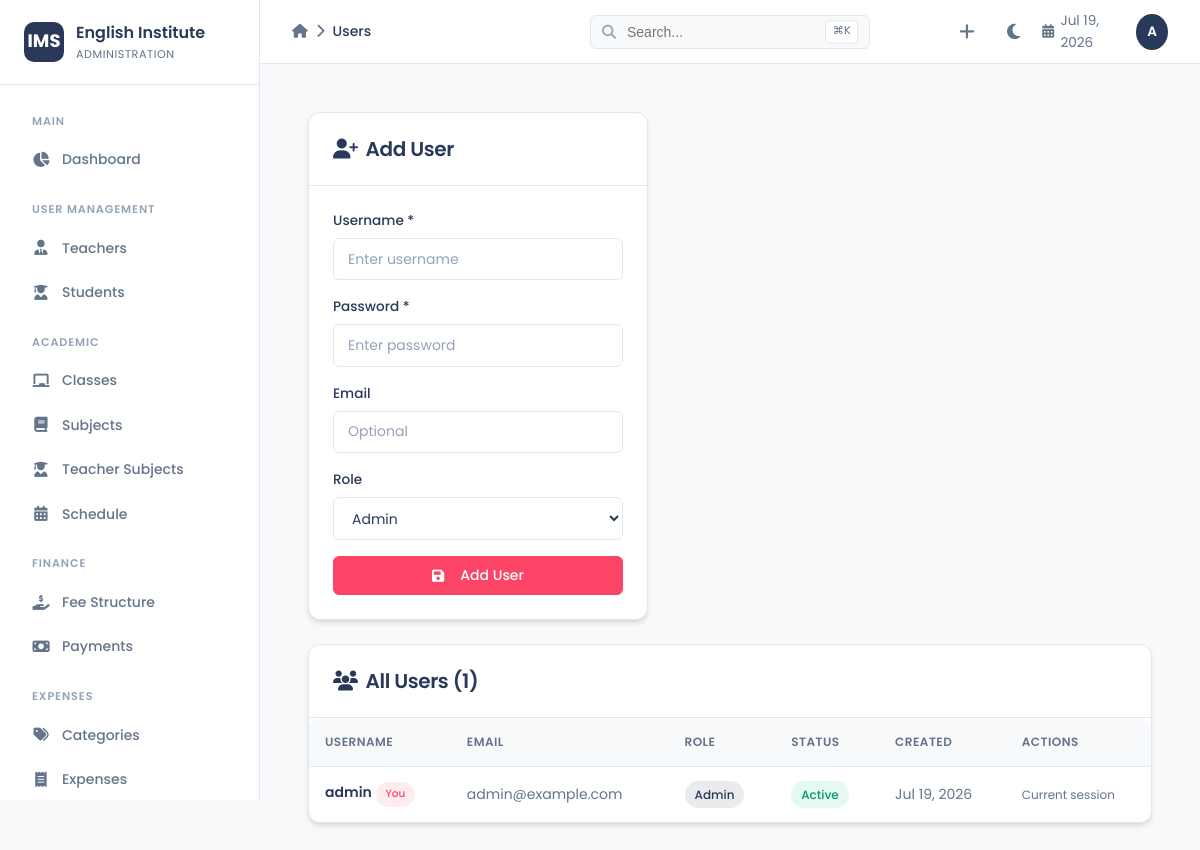
/users.php (signed in), run on the app's committed database.
### tables this page shows
CREATE TABLE IF NOT EXISTS users (
    id INT PRIMARY KEY AUTO_INCREMENT,
    username VARCHAR(50) NOT NULL UNIQUE,
    password VARCHAR(255) NOT NULL,
    role ENUM('admin') NOT NULL DEFAULT 'admin',
    email VARCHAR(100),
    phone VARCHAR(20),
    status ENUM('active', 'inactive') DEFAULT 'active',
    created_at TIMESTAMP DEFAULT CURRENT_TIMESTAMP
);

### users.php (the view, shortened to what this page needs)
<?php
$db = getDB();
$currentUserId = $_SESSION['admin_id'] ?? 1;
$users = $db->query("SELECT * FROM users ORDER BY created_at DESC")->fetchAll();
require_once 'header.php';
?>
<div class="d-flex flex-wrap" style="gap:1.5rem;">
    <div style="flex:1;min-width:280px;max-width:340px;">
        <div class="card">
            <div class="card-header"><h3><i class="fas fa-user-plus mr-2" style="color:var(--primary);"></i>Add User</h3></div>
            <div class="card-body">
                <form method="POST">
                    <div class="form-group">
                        <label class="form-label">Username *</label>
                        <input type="text" name="username" class="form-control" placeholder="Enter username" required>
                    </div>
                    <div class="form-group">
                        <label class="form-label">Password *</label>
                        <input type="password" name="password" class="form-control" placeholder="Enter password" required>
                    </div>
                    <div class="form-group">
                        <label class="form-label">Email</label>
                        <input type="email" name="email" class="form-control" placeholder="Optional">
                    </div>
                    <div class="form-group">
                        <label class="form-label">Role</label>
                        <select name="role" class="form-select">
                            <option value="admin">Admin</option>
                        </select>
                    </div>
                    <button type="submit" name="add" class="btn btn-primary w-100"><i class="fas fa-save mr-2"></i>Add User</button>
                </form>
            </div>
        </div>
    </div>
    <div style="flex:2 1 500px; max-width:100%;">
        <div class="card">
            <div class="card-header"><h3><i class="fas fa-users mr-2"></i>All Users (<?= count($users) ?>)</h3></div>
            <div class="table-wrapper">
                <table class="table">
                    <thead><tr><th>Username</th><th>Email</th><th>Role</th><th>Status</th><th>Created</th><th>Actions</th></tr></thead>
                    <tbody>
                        <?php foreach ($users as $u): ?>
                            <tr>
                                <td>
                                    <span class="font-semibold"><?= htmlspecialchars($u['username']) ?></span>
                                    <?php if ($u['id'] == $currentUserId): ?>
                                        <span class="badge badge-accent ml-2" style="font-size:0.65rem;">You</span>
                                    <?php endif; ?>
                                </td>
                                <td class="text-muted"><?= htmlspecialchars($u['email'] ?? '-') ?></td>
                                <td>
                                    <span class="badge <?= $u['role']==='admin' ? 'badge-primary' : 'badge-secondary' ?>">
                                        <?= ucfirst($u['role']) ?>
                                    </span>
                                </td>
                                <td>
                                    <span class="badge <?= $u['status']==='active' ? 'badge-success' : 'badge-secondary' ?>">
                                        <?= ucfirst($u['status']) ?>
                                    </span>
                                </td>
                                <td class="text-muted"><?= date('M d, Y', strtotime($u['created_at'])) ?></td>
                                <td>
                                    <?php if ($u['id'] != $currentUserId): ?>
                                        <div class="d-flex gap-2">
                                            <form method="POST" style="display:inline;">
                                                <input type="hidden" name="id" value="<?= $u['id'] ?>">
                                                <button type="submit" name="toggle_status" class="btn btn-sm btn-outline" title="Toggle Status">
                                                    <i class="fas <?= $u['status']==='active' ? 'fa-toggle-on' : 'fa-toggle-off' ?>"></i>
                                                </button>
                                            </form>
                                            <form method="POST" onsubmit="return confirm('Delete this user?')" style="display:inline;">
                                                <input type="hidden" name="id" value="<?= $u['id'] ?>">
                                                <button type="submit" name="delete" class="btn btn-sm btn-danger"><i class="fas fa-trash"></i></button>
                                            </form>
                                        </div>
                                    <?php else: ?>
                                        <span class="text-muted text-sm text-xs">Current session</span>
                                    <?php endif; ?>
                                </td>
                            </tr>
                        <?php endforeach; ?>
                    </tbody>
                </table>
            </div>
        </div>
    </div>
</div>
<?php require_once 'footer.php'; ?>

### css/design-system.css (style rules this page uses)
:root { --primary: #2a395a; --primary-hover: #1e2a42; --accent: #fc4466; --accent-hover: #e63958; --bg-body: #F8F9FA; --bg-card: #ffffff; --bg-sidebar: #ffffff; --border: #e2e8f0; --text-main: #2a395a; --text-muted: #64748b; --text-light: #94a3b8; --shadow-sm: 0 1px 2px 0 rgba(0, 0, 0, 0.05); --shadow-md: 0 4px 6px -1px rgba(0, 0, 0, 0.1), 0 2px 4px -1px rgba(0, 0, 0, 0.06); --shadow-lg: 0 8px 24px rgba(0, 0, 0, 0.12); --radius: 12px; --radius-sm: 6px; --sidebar-width: 260px; --container-max: 1440px; --container-padding: 3rem; --transition: 0.3s ease; }
*, *::before, *::after { box-sizing: border-box; }
body { font-family: 'Poppins', -apple-system, BlinkMacSystemFont, sans-serif; background-color: var(--bg-body); color: var(--text-main); min-height: 100vh; margin: 0; transition: background-color var(--transition), color var(--transition); font-weight: 400; line-height: 1.6; }
h1, h2, h3, h4, h5, h6 { color: var(--text-main); font-weight: 600; letter-spacing: -0.02em; margin: 0; }
h3 { font-size: 1.25rem; }
.card { background: var(--bg-card); border: 1px solid var(--border); border-radius: var(--radius); box-shadow: var(--shadow-md); transition: box-shadow var(--transition), background-color var(--transition), border-color var(--transition); }
.card-header { background: transparent; border-bottom: 1px solid var(--border); padding: 1.25rem 1.5rem; display: flex; align-items: center; justify-content: space-between; flex-wrap: wrap; gap: 0.75rem; }
.card-body { padding: 1.5rem; }
.btn { display: inline-flex; align-items: center; justify-content: center; gap: 0.5rem; font-family: 'Poppins', sans-serif; font-weight: 500; font-size: 0.875rem; padding: 0.5rem 1.25rem; border-radius: var(--radius-sm); border: 1px solid transparent; cursor: pointer; transition: all var(--transition); text-decoration: none; line-height: 1.5; }
.btn-primary { background-color: var(--accent); color: #fff; border-color: var(--accent); }
.form-group { margin-bottom: 1rem; }
.form-label { display: block; font-size: 0.85rem; font-weight: 500; color: var(--text-main); margin-bottom: 0.4rem; }
.form-control, .form-select { width: 100%; padding: 0.6rem 0.875rem; font-family: 'Poppins', sans-serif; font-size: 0.875rem; color: var(--text-main); background-color: var(--bg-card); border: 1px solid var(--border); border-radius: var(--radius-sm); transition: border-color var(--transition), box-shadow var(--transition); }
.form-control::placeholder { color: var(--text-light); }
.table-wrapper { overflow-x: auto; border-radius: var(--radius); }
.table { width: 100%; border-collapse: collapse; font-size: 0.875rem; }
.table th { text-align: left; padding: 0.875rem 1rem; font-weight: 600; font-size: 0.75rem; text-transform: uppercase; letter-spacing: 0.04em; color: var(--text-muted); background-color: var(--bg-body); border-bottom: 1px solid var(--border); white-space: nowrap; }
.table td { padding: 0.875rem 1rem; border-bottom: 1px solid var(--border); vertical-align: middle; color: var(--text-main); white-space: nowrap; }
.table tbody tr { transition: background-color var(--transition); }
.table tbody tr:last-child td { border-bottom: none; }
.badge { display: inline-flex; align-items: center; padding: 0.25rem 0.625rem; font-size: 0.75rem; font-weight: 500; border-radius: 9999px; transition: all var(--transition); }
.badge-primary { background-color: rgba(42, 57, 90, 0.1); color: var(--primary); }
.badge-accent { background-color: rgba(252, 68, 102, 0.1); color: var(--accent); }
.badge-success { background-color: rgba(16, 185, 129, 0.1); color: #059669; }
.text-muted { color: var(--text-muted) !important; }
.mr-2 { margin-right: 0.5rem; }
.d-flex { display: flex; }
.flex-wrap { flex-wrap: wrap; }
.w-100 { width: 100%; }
.font-semibold { font-weight: 600; }
.text-sm { font-size: 0.875rem; }
.text-xs { font-size: 0.75rem; }

### data on the page
users: username "admin", shows "You", email "admin@example.com", role "Admin", status "Active", created_at "Jul 19, 2026", shows "Current session"

### other printed values
$app_name "English Institute"
$titles[$currentPage] "Users"
substr($current_user, 0, 1) "A"
count($users) "1"
